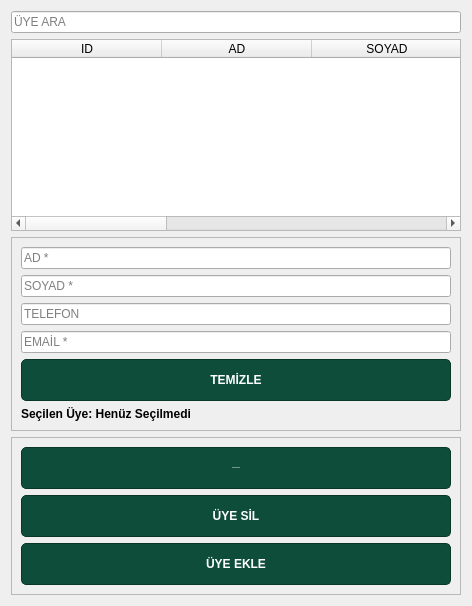
         <widget class="QWidget" name="page_uye">
          <layout class="QVBoxLayout" name="verticalLayout_5">
           <item>
            <widget class="QLineEdit" name="lne_uye_ara">
             <property name="maximumSize">
              <size>
               <width>500</width>
               <height>16777215</height>
              </size>
             </property>
             <property name="placeholderText">
              <string>ÜYE ARA</string>
             </property>
            </widget>
           </item>
           <item>
            <widget class="QTableWidget" name="tbl_uyeler">
             <property name="sizePolicy">
              <sizepolicy hsizetype="Expanding" vsizetype="Expanding">
               <horstretch>0</horstretch>
               <verstretch>0</verstretch>
              </sizepolicy>
             </property>
             <property name="minimumSize">
              <size>
               <width>0</width>
               <height>150</height>
              </size>
             </property>
             <property name="alternatingRowColors">
              <bool>false</bool>
             </property>
             <property name="selectionMode">
              <enum>QAbstractItemView::SingleSelection</enum>
             </property>
             <property name="selectionBehavior">
              <enum>QAbstractItemView::SelectRows</enum>
             </property>
             <attribute name="horizontalHeaderCascadingSectionResizes">
              <bool>true</bool>
             </attribute>
             <attribute name="horizontalHeaderDefaultSectionSize">
              <number>150</number>
             </attribute>
             <attribute name="horizontalHeaderHighlightSections">
              <bool>true</bool>
             </attribute>
             <attribute name="horizontalHeaderShowSortIndicator" stdset="0">
              <bool>true</bool>
             </attribute>
             <attribute name="horizontalHeaderStretchLastSection">
              <bool>true</bool>
             </attribute>
             <attribute name="verticalHeaderVisible">
              <bool>false</bool>
             </attribute>
             <attribute name="verticalHeaderCascadingSectionResizes">
              <bool>true</bool>
             </attribute>
             <attribute name="verticalHeaderDefaultSectionSize">
              <number>40</number>
             </attribute>
             <attribute name="verticalHeaderShowSortIndicator" stdset="0">
              <bool>true</bool>
             </attribute>
             <attribute name="verticalHeaderStretchLastSection">
              <bool>false</bool>
             </attribute>
             <column>
              <property name="text">
               <string>ID</string>
              </property>
             </column>
             <column>
              <property name="text">
               <string>AD</string>
              </property>
             </column>
             <column>
              <property name="text">
               <string>SOYAD</string>
              </property>
             </column>
             <column>
              <property name="text">
               <string>EMAİL</string>
              </property>
             </column>
             <column>
              <property name="text">
               <string>TELEFON</string>
              </property>
             </column>
             <column>
              <property name="text">
               <string>BORÇ</string>
              </property>
             </column>
            </widget>
           </item>
           <item>
            <widget class="QFrame" name="frame_2">
             <property name="minimumSize">
              <size>
               <width>450</width>
               <height>0</height>
              </size>
             </property>
             <property name="maximumSize">
              <size>
               <width>700</width>
               <height>16777215</height>
              </size>
             </property>
             <property name="frameShape">
              <enum>QFrame::StyledPanel</enum>
             </property>
             <property name="frameShadow">
              <enum>QFrame::Raised</enum>
             </property>
             <layout class="QVBoxLayout" name="verticalLayout_3">
              <item>
               <widget class="QLineEdit" name="lne_uye_ad">
                <property name="placeholderText">
                 <string>AD *</string>
                </property>
               </widget>
              </item>
              <item>
               <widget class="QLineEdit" name="lne_uye_soyad">
                <property name="placeholderText">
                 <string>SOYAD *</string>
                </property>
               </widget>
              </item>
              <item>
               <widget class="QLineEdit" name="lne_uye_tel">
                <property name="placeholderText">
                 <string>TELEFON</string>
                </property>
               </widget>
              </item>
              <item>
               <widget class="QLineEdit" name="lne_uye_email">
                <property name="placeholderText">
                 <string>EMAİL *</string>
                </property>
               </widget>
              </item>
              <item>
               <widget class="QPushButton" name="btn_temizle">
                <property name="styleSheet">
                 <string notr="true">QPushButton {
    background-color: #0e4d3a;  /* Başlıktaki o koyu yeşil tonu */
    color: white;               /* Yazı rengi beyaz */
    border-radius: 5px;         /* Köşeleri hafif yuvarla */
    font-weight: bold;          /* Yazı kalın olsun */
    border: 1px solid #083628;  /* Etrafında ince bir çizgi */
    min-height: 40px;           /* Yükseklik garantisi */
}

QPushButton:hover {
    background-color: #146c52;  /* Üzerine gelince biraz açılır (Efekt) */
}

QPushButton:pressed {
    background-color: #052b20;  /* Tıklayınca koyulaşır */
}
</string>
                </property>
                <property name="text">
                 <string>TEMİZLE</string>
                </property>
               </widget>
              </item>
              <item>
               <widget class="QLabel" name="lbl_secili_uye_id">
                <property name="font">
                 <font>
                  <weight>75</weight>
                  <bold>true</bold>
                 </font>
                </property>
                <property name="text">
                 <string>Seçilen Üye: Henüz Seçilmedi</string>
                </property>
               </widget>
              </item>
             </layout>
            </widget>
           </item>
           <item>
            <widget class="QFrame" name="frame">
             <property name="minimumSize">
              <size>
               <width>450</width>
               <height>0</height>
              </size>
             </property>
             <property name="maximumSize">
              <size>
               <width>700</width>
               <height>16777215</height>
              </size>
             </property>
             <property name="frameShape">
              <enum>QFrame::StyledPanel</enum>
             </property>
             <property name="frameShadow">
              <enum>QFrame::Raised</enum>
             </property>
             <layout class="QVBoxLayout" name="verticalLayout_2">
              <item>
               <widget class="QPushButton" name="btn_uye_guncelle">
                <property name="minimumSize">
                 <size>
                  <width>100</width>
                  <height>58</height>
                 </size>
                </property>
                <property name="font">
                 <font>
                  <pointsize>-1</pointsize>
                  <weight>75</weight>
                  <bold>true</bold>
                 </font>
                </property>
                <property name="styleSheet">
                 <string notr="true">QPushButton {
    background-color: #0e4d3a;  /* Başlıktaki o koyu yeşil tonu */
    color: white;               /* Yazı rengi beyaz */
    border-radius: 5px;         /* Köşeleri hafif yuvarla */
    font-weight: bold;          /* Yazı kalın olsun */
    border: 1px solid #083628;  /* Etrafında ince bir çizgi */
    min-height: 40px;           /* Yükseklik garantisi */
}

QPushButton:hover {
    background-color: #146c52;  /* Üzerine gelince biraz açılır (Efekt) */
}

QPushButton:pressed {
    background-color: #052b20;  /* Tıklayınca koyulaşır */
}</string>
                </property>
                <property name="text">
                 <string>ÜYE GÜNCELLE</string>
                </property>
               </widget>
              </item>
              <item>
               <widget class="QPushButton" name="btn_uye_sil">
                <property name="styleSheet">
                 <string notr="true">QPushButton {
    background-color: #0e4d3a;  /* Başlıktaki o koyu yeşil tonu */
    color: white;               /* Yazı rengi beyaz */
    border-radius: 5px;         /* Köşeleri hafif yuvarla */
    font-weight: bold;          /* Yazı kalın olsun */
    border: 1px solid #083628;  /* Etrafında ince bir çizgi */
    min-height: 40px;           /* Yükseklik garantisi */
}

QPushButton:hover {
    background-color: #146c52;  /* Üzerine gelince biraz açılır (Efekt) */
}

QPushButton:pressed {
    background-color: #052b20;  /* Tıklayınca koyulaşır */
}</string>
                </property>
                <property name="text">
                 <string>ÜYE SİL</string>
                </property>
               </widget>
              </item>
              <item>
               <widget class="QPushButton" name="btn_uye_ekle">
                <property name="styleSheet">
                 <string notr="true">QPushButton {
    background-color: #0e4d3a;  /* Başlıktaki o koyu yeşil tonu */
    color: white;               /* Yazı rengi beyaz */
    border-radius: 5px;         /* Köşeleri hafif yuvarla */
    font-weight: bold;          /* Yazı kalın olsun */
    border: 1px solid #083628;  /* Etrafında ince bir çizgi */
    min-height: 40px;           /* Yükseklik garantisi */
}

QPushButton:hover {
    background-color: #146c52;  /* Üzerine gelince biraz açılır (Efekt) */
}

QPushButton:pressed {
    background-color: #052b20;  /* Tıklayınca koyulaşır */
}
</string>
                </property>
                <property name="text">
                 <string>ÜYE EKLE</string>
                </property>
                <property name="iconSize">
                 <size>
                  <width>40</width>
                  <height>40</height>
                 </size>
                </property>
               </widget>
              </item>
             </layout>
            </widget>
           </item>
          </layout>
         </widget>
